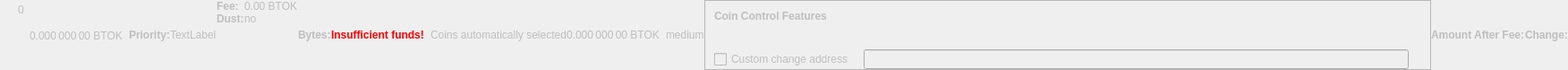
    <widget class="QWidget" name="dummyHideWidget" native="true">
     <property name="enabled">
      <bool>false</bool>
     </property>
     <property name="maximumSize">
      <size>
       <width>100</width>
       <height>16</height>
      </size>
     </property>
     <layout class="QHBoxLayout" name="dummyHideLayout">
      <property name="spacing">
       <number>0</number>
      </property>
      <property name="leftMargin">
       <number>0</number>
      </property>
      <property name="topMargin">
       <number>0</number>
      </property>
      <property name="rightMargin">
       <number>0</number>
      </property>
      <property name="bottomMargin">
       <number>0</number>
      </property>
      <item>
       <layout class="QFormLayout" name="formLayoutCoinControl1">
        <property name="horizontalSpacing">
         <number>10</number>
        </property>
        <property name="verticalSpacing">
         <number>14</number>
        </property>
        <property name="leftMargin">
         <number>10</number>
        </property>
        <property name="topMargin">
         <number>4</number>
        </property>
        <property name="rightMargin">
         <number>6</number>
        </property>
        <item row="0" column="1">
         <widget class="QLabel" name="labelCoinControlBytes">
          <property name="cursor">
           <cursorShape>IBeamCursor</cursorShape>
          </property>
          <property name="contextMenuPolicy">
           <enum>Qt::ActionsContextMenu</enum>
          </property>
          <property name="text">
           <string notr="true">0</string>
          </property>
          <property name="textInteractionFlags">
           <set>Qt::LinksAccessibleByMouse|Qt::TextSelectableByKeyboard|Qt::TextSelectableByMouse</set>
          </property>
         </widget>
        </item>
       </layout>
      </item>
      <item>
       <widget class="QLabel" name="labelCoinControlAfterFee">
        <property name="enabled">
         <bool>false</bool>
        </property>
        <property name="sizePolicy">
         <sizepolicy hsizetype="Fixed" vsizetype="Fixed">
          <horstretch>0</horstretch>
          <verstretch>0</verstretch>
         </sizepolicy>
        </property>
        <property name="minimumSize">
         <size>
          <width>111</width>
          <height>12</height>
         </size>
        </property>
        <property name="maximumSize">
         <size>
          <width>111</width>
          <height>12</height>
         </size>
        </property>
        <property name="cursor">
         <cursorShape>IBeamCursor</cursorShape>
        </property>
        <property name="contextMenuPolicy">
         <enum>Qt::ActionsContextMenu</enum>
        </property>
        <property name="text">
         <string notr="true">0.000 000 00 BTOK</string>
        </property>
        <property name="textInteractionFlags">
         <set>Qt::LinksAccessibleByMouse|Qt::TextSelectableByKeyboard|Qt::TextSelectableByMouse</set>
        </property>
       </widget>
      </item>
      <item>
       <widget class="QLabel" name="labelCoinControlPriorityText">
        <property name="enabled">
         <bool>false</bool>
        </property>
        <property name="font">
         <font>
          <weight>75</weight>
          <bold>true</bold>
         </font>
        </property>
        <property name="text">
         <string>Priority:</string>
        </property>
       </widget>
      </item>
      <item>
       <layout class="QHBoxLayout" name="horizontalLayout">
        <item>
         <widget class="QLabel" name="WarningLabel">
          <property name="text">
           <string>TextLabel</string>
          </property>
         </widget>
        </item>
       </layout>
      </item>
      <item>
       <layout class="QFormLayout" name="formLayoutCoinControl3">
        <property name="horizontalSpacing">
         <number>0</number>
        </property>
        <property name="verticalSpacing">
         <number>0</number>
        </property>
        <property name="leftMargin">
         <number>0</number>
        </property>
        <property name="topMargin">
         <number>0</number>
        </property>
        <property name="rightMargin">
         <number>0</number>
        </property>
        <item row="0" column="0">
         <widget class="QLabel" name="labelCoinControlFeeText">
          <property name="enabled">
           <bool>false</bool>
          </property>
          <property name="font">
           <font>
            <weight>75</weight>
            <bold>true</bold>
           </font>
          </property>
          <property name="text">
           <string>Fee:</string>
          </property>
          <property name="margin">
           <number>0</number>
          </property>
         </widget>
        </item>
        <item row="0" column="1">
         <widget class="QLabel" name="labelCoinControlFee">
          <property name="enabled">
           <bool>false</bool>
          </property>
          <property name="cursor">
           <cursorShape>IBeamCursor</cursorShape>
          </property>
          <property name="contextMenuPolicy">
           <enum>Qt::ActionsContextMenu</enum>
          </property>
          <property name="text">
           <string notr="true">0.00 BTOK</string>
          </property>
          <property name="textInteractionFlags">
           <set>Qt::LinksAccessibleByMouse|Qt::TextSelectableByKeyboard|Qt::TextSelectableByMouse</set>
          </property>
         </widget>
        </item>
        <item row="1" column="0">
         <widget class="QLabel" name="labelCoinControlLowOutputText">
          <property name="enabled">
           <bool>false</bool>
          </property>
          <property name="font">
           <font>
            <weight>75</weight>
            <bold>true</bold>
           </font>
          </property>
          <property name="text">
           <string>Dust:</string>
          </property>
         </widget>
        </item>
        <item row="1" column="1">
         <widget class="QLabel" name="labelCoinControlLowOutput">
          <property name="enabled">
           <bool>false</bool>
          </property>
          <property name="cursor">
           <cursorShape>IBeamCursor</cursorShape>
          </property>
          <property name="contextMenuPolicy">
           <enum>Qt::ActionsContextMenu</enum>
          </property>
          <property name="text">
           <string>no</string>
          </property>
          <property name="textInteractionFlags">
           <set>Qt::LinksAccessibleByMouse|Qt::TextSelectableByKeyboard|Qt::TextSelectableByMouse</set>
          </property>
         </widget>
        </item>
       </layout>
      </item>
      <item>
       <widget class="QLabel" name="labelCoinControlBytesText">
        <property name="enabled">
         <bool>false</bool>
        </property>
        <property name="font">
         <font>
          <weight>75</weight>
          <bold>true</bold>
         </font>
        </property>
        <property name="text">
         <string>Bytes:</string>
        </property>
       </widget>
      </item>
      <item>
       <layout class="QFormLayout" name="formLayoutCoinControl2">
        <property name="horizontalSpacing">
         <number>0</number>
        </property>
        <property name="verticalSpacing">
         <number>0</number>
        </property>
        <property name="leftMargin">
         <number>0</number>
        </property>
        <property name="topMargin">
         <number>0</number>
        </property>
        <property name="rightMargin">
         <number>0</number>
        </property>
       </layout>
      </item>
      <item>
       <layout class="QHBoxLayout" name="horizontalLayoutCoinControl2">
        <property name="spacing">
         <number>0</number>
        </property>
        <property name="bottomMargin">
         <number>0</number>
        </property>
       </layout>
      </item>
      <item>
       <widget class="QLabel" name="labelCoinControlInsuffFunds">
        <property name="enabled">
         <bool>false</bool>
        </property>
        <property name="minimumSize">
         <size>
          <width>0</width>
          <height>0</height>
         </size>
        </property>
        <property name="font">
         <font>
          <weight>75</weight>
          <bold>true</bold>
         </font>
        </property>
        <property name="styleSheet">
         <string notr="true">color:red;font-weight:bold;</string>
        </property>
        <property name="text">
         <string>Insufficient funds!</string>
        </property>
        <property name="margin">
         <number>5</number>
        </property>
       </widget>
      </item>
      <item>
       <layout class="QFormLayout" name="formLayoutCoinControl4">
        <property name="horizontalSpacing">
         <number>0</number>
        </property>
        <property name="verticalSpacing">
         <number>0</number>
        </property>
        <property name="leftMargin">
         <number>0</number>
        </property>
        <property name="topMargin">
         <number>0</number>
        </property>
        <property name="rightMargin">
         <number>0</number>
        </property>
       </layout>
      </item>
      <item>
       <widget class="QLabel" name="labelCoinControlChangeLabel">
        <property name="enabled">
         <bool>false</bool>
        </property>
        <property name="sizePolicy">
         <sizepolicy hsizetype="Preferred" vsizetype="Expanding">
          <horstretch>0</horstretch>
          <verstretch>0</verstretch>
         </sizepolicy>
        </property>
        <property name="minimumSize">
         <size>
          <width>0</width>
          <height>0</height>
         </size>
        </property>
        <property name="text">
         <string/>
        </property>
        <property name="margin">
         <number>3</number>
        </property>
       </widget>
      </item>
      <item>
       <widget class="QLabel" name="labelCoinControlAutomaticallySelected">
        <property name="enabled">
         <bool>false</bool>
        </property>
        <property name="sizePolicy">
         <sizepolicy hsizetype="Fixed" vsizetype="Fixed">
          <horstretch>0</horstretch>
          <verstretch>0</verstretch>
         </sizepolicy>
        </property>
        <property name="minimumSize">
         <size>
          <width>0</width>
          <height>0</height>
         </size>
        </property>
        <property name="maximumSize">
         <size>
          <width>240</width>
          <height>16777215</height>
         </size>
        </property>
        <property name="text">
         <string>Coins automatically selected</string>
        </property>
        <property name="margin">
         <number>5</number>
        </property>
       </widget>
      </item>
      <item>
       <widget class="QLabel" name="labelCoinControlChange">
        <property name="enabled">
         <bool>false</bool>
        </property>
        <property name="sizePolicy">
         <sizepolicy hsizetype="Fixed" vsizetype="Fixed">
          <horstretch>0</horstretch>
          <verstretch>0</verstretch>
         </sizepolicy>
        </property>
        <property name="minimumSize">
         <size>
          <width>111</width>
          <height>0</height>
         </size>
        </property>
        <property name="maximumSize">
         <size>
          <width>111</width>
          <height>16777215</height>
         </size>
        </property>
        <property name="cursor">
         <cursorShape>IBeamCursor</cursorShape>
        </property>
        <property name="contextMenuPolicy">
         <enum>Qt::ActionsContextMenu</enum>
        </property>
        <property name="text">
         <string notr="true">0.000 000 00 BTOK</string>
        </property>
        <property name="textInteractionFlags">
         <set>Qt::LinksAccessibleByMouse|Qt::TextSelectableByKeyboard|Qt::TextSelectableByMouse</set>
        </property>
       </widget>
      </item>
      <item>
       <widget class="QLabel" name="labelCoinControlPriority">
        <property name="enabled">
         <bool>false</bool>
        </property>
        <property name="cursor">
         <cursorShape>IBeamCursor</cursorShape>
        </property>
        <property name="contextMenuPolicy">
         <enum>Qt::ActionsContextMenu</enum>
        </property>
        <property name="text">
         <string>medium</string>
        </property>
        <property name="textInteractionFlags">
         <set>Qt::LinksAccessibleByMouse|Qt::TextSelectableByKeyboard|Qt::TextSelectableByMouse</set>
        </property>
       </widget>
      </item>
      <item>
       <widget class="QFrame" name="frameCoinControl">
        <property name="sizePolicy">
         <sizepolicy hsizetype="Expanding" vsizetype="Expanding">
          <horstretch>0</horstretch>
          <verstretch>0</verstretch>
         </sizepolicy>
        </property>
        <property name="maximumSize">
         <size>
          <width>16777215</width>
          <height>16777215</height>
         </size>
        </property>
        <property name="frameShape">
         <enum>QFrame::StyledPanel</enum>
        </property>
        <property name="frameShadow">
         <enum>QFrame::Sunken</enum>
        </property>
        <layout class="QVBoxLayout" name="verticalLayoutCoinControl2_2">
         <property name="spacing">
          <number>0</number>
         </property>
         <property name="leftMargin">
          <number>0</number>
         </property>
         <property name="topMargin">
          <number>0</number>
         </property>
         <property name="rightMargin">
          <number>0</number>
         </property>
         <property name="bottomMargin">
          <number>0</number>
         </property>
         <item>
          <layout class="QVBoxLayout" name="verticalLayoutCoinControl" stretch="0,0,0,1">
           <property name="spacing">
            <number>0</number>
           </property>
           <property name="leftMargin">
            <number>10</number>
           </property>
           <property name="topMargin">
            <number>10</number>
           </property>
           <item>
            <layout class="QHBoxLayout" name="horizontalLayoutCoinControl1">
             <property name="bottomMargin">
              <number>15</number>
             </property>
             <item>
              <widget class="QLabel" name="labelCoinControlFeatures">
               <property name="enabled">
                <bool>false</bool>
               </property>
               <property name="sizePolicy">
                <sizepolicy hsizetype="Preferred" vsizetype="Maximum">
                 <horstretch>0</horstretch>
                 <verstretch>0</verstretch>
                </sizepolicy>
               </property>
               <property name="font">
                <font>
                 <weight>75</weight>
                 <bold>true</bold>
                </font>
               </property>
               <property name="styleSheet">
                <string notr="true">font-weight:bold;</string>
               </property>
               <property name="text">
                <string>Coin Control Features</string>
               </property>
              </widget>
             </item>
            </layout>
           </item>
           <item>
            <widget class="QWidget" name="widgetCoinControl" native="true">
             <property name="sizePolicy">
              <sizepolicy hsizetype="Preferred" vsizetype="Preferred">
               <horstretch>0</horstretch>
               <verstretch>0</verstretch>
              </sizepolicy>
             </property>
             <property name="minimumSize">
              <size>
               <width>0</width>
               <height>0</height>
              </size>
             </property>
             <property name="styleSheet">
              <string notr="true"/>
             </property>
             <layout class="QHBoxLayout" name="horizontalLayoutCoinControl5_2">
              <property name="leftMargin">
               <number>0</number>
              </property>
              <property name="topMargin">
               <number>0</number>
              </property>
              <property name="rightMargin">
               <number>0</number>
              </property>
              <property name="bottomMargin">
               <number>0</number>
              </property>
              <item>
               <layout class="QHBoxLayout" name="horizontalLayoutCoinControl3">
                <property name="spacing">
                 <number>20</number>
                </property>
                <property name="topMargin">
                 <number>0</number>
                </property>
                <property name="bottomMargin">
                 <number>10</number>
                </property>
               </layout>
              </item>
             </layout>
            </widget>
           </item>
           <item>
            <layout class="QHBoxLayout" name="horizontalLayoutCoinControl4" stretch="0,0,0">
             <property name="spacing">
              <number>12</number>
             </property>
             <property name="sizeConstraint">
              <enum>QLayout::SetDefaultConstraint</enum>
             </property>
             <property name="topMargin">
              <number>5</number>
             </property>
             <property name="rightMargin">
              <number>5</number>
             </property>
             <item>
              <widget class="QCheckBox" name="checkBoxCoinControlChange">
               <property name="enabled">
                <bool>false</bool>
               </property>
               <property name="toolTip">
                <string>If this is activated, but the change address is empty or invalid, change will be sent to a newly generated address.</string>
               </property>
               <property name="text">
                <string>Custom change address</string>
               </property>
              </widget>
             </item>
             <item>
              <widget class="QValidatedLineEdit" name="lineEditCoinControlChange">
               <property name="enabled">
                <bool>false</bool>
               </property>
               <property name="sizePolicy">
                <sizepolicy hsizetype="Expanding" vsizetype="Fixed">
                 <horstretch>0</horstretch>
                 <verstretch>0</verstretch>
                </sizepolicy>
               </property>
              </widget>
             </item>
             <item>
              <widget class="QLabel" name="labelCoinControlChangeLabel_2">
               <property name="sizePolicy">
                <sizepolicy hsizetype="Preferred" vsizetype="Expanding">
                 <horstretch>0</horstretch>
                 <verstretch>0</verstretch>
                </sizepolicy>
               </property>
               <property name="minimumSize">
                <size>
                 <width>0</width>
                 <height>0</height>
                </size>
               </property>
               <property name="text">
                <string/>
               </property>
               <property name="margin">
                <number>3</number>
               </property>
              </widget>
             </item>
            </layout>
           </item>
           <item>
            <spacer name="verticalSpacerCoinControl">
             <property name="orientation">
              <enum>Qt::Vertical</enum>
             </property>
             <property name="sizeHint" stdset="0">
              <size>
               <width>800</width>
               <height>1</height>
              </size>
             </property>
            </spacer>
           </item>
          </layout>
         </item>
        </layout>
       </widget>
      </item>
      <item>
       <widget class="QLabel" name="labelCoinControlAfterFeeText">
        <property name="enabled">
         <bool>false</bool>
        </property>
        <property name="minimumSize">
         <size>
          <width>0</width>
          <height>0</height>
         </size>
        </property>
        <property name="maximumSize">
         <size>
          <width>16777215</width>
          <height>16777215</height>
         </size>
        </property>
        <property name="font">
         <font>
          <weight>75</weight>
          <bold>true</bold>
         </font>
        </property>
        <property name="text">
         <string>Amount After Fee:</string>
        </property>
        <property name="alignment">
         <set>Qt::AlignLeading|Qt::AlignLeft|Qt::AlignVCenter</set>
        </property>
        <property name="margin">
         <number>0</number>
        </property>
       </widget>
      </item>
      <item>
       <widget class="QLabel" name="labelCoinControlChangeText">
        <property name="enabled">
         <bool>false</bool>
        </property>
        <property name="sizePolicy">
         <sizepolicy hsizetype="Preferred" vsizetype="Preferred">
          <horstretch>0</horstretch>
          <verstretch>0</verstretch>
         </sizepolicy>
        </property>
        <property name="minimumSize">
         <size>
          <width>0</width>
          <height>0</height>
         </size>
        </property>
        <property name="maximumSize">
         <size>
          <width>16777215</width>
          <height>16777215</height>
         </size>
        </property>
        <property name="font">
         <font>
          <weight>75</weight>
          <bold>true</bold>
         </font>
        </property>
        <property name="text">
         <string>Change:</string>
        </property>
        <property name="alignment">
         <set>Qt::AlignLeading|Qt::AlignLeft|Qt::AlignVCenter</set>
        </property>
       </widget>
      </item>
     </layout>
    </widget>
